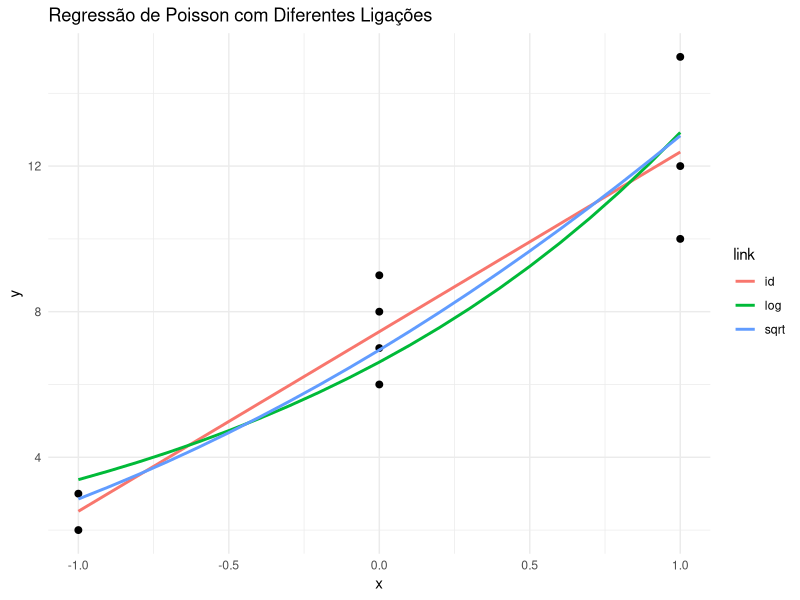

Write the R code that produced this figure. (Note: this script raises an error after producing the figure.)
library(ggplot2)
library(tidyverse)

###############
##  parte 1  ##
###############

df =
  data.frame(
    x = c(-1, -1, 0, 0, 0, 0, 1, 1, 1),
    y = c(2, 3, 6, 7, 8, 9, 10, 12, 15)
    )

mod_log  = glm(y ~ x, family = poisson(link = "log"), data = df)
mod_id   = glm(y ~ x, family = poisson(link = "identity"), data = df)
mod_sqrt = glm(y ~ x, family = poisson(link = "sqrt"), data = df)

novos_dados =
  data.frame(
    x = seq(-1, 1, by = 0.1)
    )

novos_dados =
  novos_dados |>
  mutate(
    log  = predict(mod_log,  newdata = novos_dados, type = "response"),
    id   = predict(mod_id,   newdata = novos_dados, type = "response"),
    sqrt = predict(mod_sqrt, newdata = novos_dados, type = "response")
  ) |>
  pivot_longer(
    cols = c("log", "id", "sqrt"),
    names_to = "link",
    values_to = "predicao"
    )

ggplot() +
  geom_point(data = df, aes(x = x, y = y), size = 2) +
  geom_line(data = novos_dados, aes(x = x, y = predicao, color = link), size = 1) +
  labs(x = "x", y = "y", title = "Regressão de Poisson com Diferentes Ligações") +
  theme_minimal()


###############
##  parte 2  ##
###############

# modelo.glm = glm(children ~ age, family = poisson(link = "log"), data = dt)
# modelo.lm = lm(children ~ age, data = dt)
# nd = list(age=seq(min(dt$age),max(dt$age),by=0.1))
# 
# plot(dt$age,dt$children,xlab='age',ylab='children')
# lines(x,predict(modelo.glm,newdata=nd,type='response'),col='red')
# lines(x,predict(modelo.lm,newdata=nd,type='response'),col='green')

ggplot(dt, aes(x = age, y = children)) +
  geom_point(size=2) +
  geom_smooth(method = glm, formula = y ~ x, method.args = list(family = poisson(link="log")))
  #geom_smooth(method = glm, method.args = list(family = poisson(link="sqrt")))

ggplot(dt, aes(age, children)) +
  geom_point() +
  geom_smooth(method = "lm")

# predict(modelo.lm, newdata = nd, interval = "prediction", level = 0.95)
# predict(modelo.glm, newdata = nd, type = "link", se.fit = TRUE)
